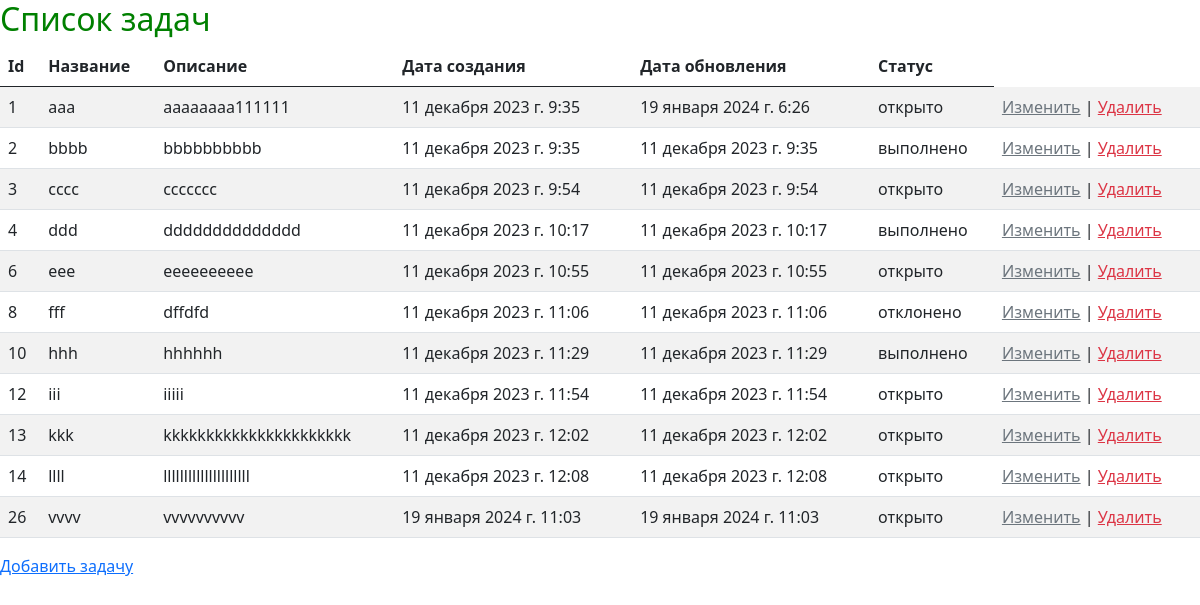
The page / on the database its author committed.
### todolist/models.py (models this page shows, shortened)
class Task(models.Model):
    id = models.AutoField(primary_key=True)
    name = models.CharField(max_length=50)
    desc = models.TextField()
    create_time = models.DateTimeField(auto_now_add=True)
    update_time = models.DateTimeField(auto_now=True)
    status_id = models.ForeignKey(Status, on_delete=models.CASCADE, default="open")

class Status(models.Model):
    name_status = models.CharField(max_length=20)
    def __str__(self):
        return self.name_status

### todolist/views.py (the view)
# urls.py: path("", index),
def index(request):
    tasks = Task.objects.all()
    data = {"variable": "Hello!!!", "tasks": tasks}
    return render(request, "index.html", context=data)

### todolist/templates/index.html (shortened to what this page needs)
<!DOCTYPE html>
{% load static %}
<html lang="en">
<head>
    <link rel="stylesheet" href="{% static 'styles.css' %}" />
    <link href="https://cdn.jsdelivr.net/npm/bootstrap@5.0.1/dist/css/bootstrap.min.css" rel="stylesheet">
</head>
<body>
    {% if tasks.count > 0 %}
    <h2>Список задач</h2>
    <table class="table table-striped">
        <thead><th scope="col">Id</th><th scope="col">Название</th><th scope="col">Описание</th><th scope="col">Дата создания</th><th scope="col">Дата обновления</th><th scope="col">Статус</th></thead>
        {% for task in tasks %}
        <tr>
            <td>{{ task.id }}</td>
            <td>{{ task.name }}</td>
            <td>{{ task.desc }}</td>
            <td>{{ task.create_time }}</td>
            <td>{{ task.update_time }}</td>
            <td>{{ task.status_id }}</td>
            <td><a href="edit_task/{{task.id}}" class="link-secondary">Изменить</a> | <a href="" class="link-danger" onclick="showConfirmation({{task.id}});">Удалить</a></td>
        </tr>
        {% endfor %}
    </table>
    {% endif %}
    <p><a href="add_task">Добавить задачу</a></p>
</body>
</html>

### todolist/static/styles.css (style rules this page uses)
h2 { color:green; }

### rows shown on the page
Task: id "1", name "aaa", desc "aaaaaaaa111111", create_time "11 декабря 2023 г. 9:35", update_time "19 января 2024 г. 6:26", status_id "открыто"
Task: id "2", name "bbbb", desc "bbbbbbbbbb", create_time "11 декабря 2023 г. 9:35", update_time "11 декабря 2023 г. 9:35", status_id "выполнено"
Task: id "3", name "cccc", desc "ccccccc", create_time "11 декабря 2023 г. 9:54", update_time "11 декабря 2023 г. 9:54", status_id "открыто"
Task: id "4", name "ddd", desc "dddddddddddddd", create_time "11 декабря 2023 г. 10:17", update_time "11 декабря 2023 г. 10:17", status_id "выполнено"
Task: id "6", name "eee", desc "eeeeeeeeee", create_time "11 декабря 2023 г. 10:55", update_time "11 декабря 2023 г. 10:55", status_id "открыто"
Task: id "8", name "fff", desc "dffdfd", create_time "11 декабря 2023 г. 11:06", update_time "11 декабря 2023 г. 11:06", status_id "отклонено"
Task: id "10", name "hhh", desc "hhhhhh", create_time "11 декабря 2023 г. 11:29", update_time "11 декабря 2023 г. 11:29", status_id "выполнено"
Task: id "12", name "iii", desc "iiiii", create_time "11 декабря 2023 г. 11:54", update_time "11 декабря 2023 г. 11:54", status_id "открыто"
Task: id "13", name "kkk", desc "kkkkkkkkkkkkkkkkkkkkkk", create_time "11 декабря 2023 г. 12:02", update_time "11 декабря 2023 г. 12:02", status_id "открыто"
Task: id "14", name "llll", desc "lllllllllllllllllllll", create_time "11 декабря 2023 г. 12:08", update_time "11 декабря 2023 г. 12:08", status_id "открыто"
Task: id "26", name "vvvv", desc "vvvvvvvvvv", create_time "19 января 2024 г. 11:03", update_time "19 января 2024 г. 11:03", status_id "открыто"
